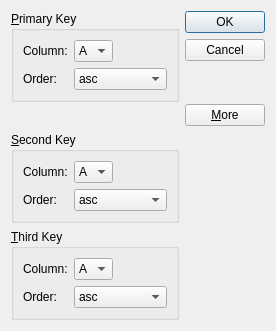
<?xml version="1.0" encoding="UTF-8"?>
<ui version="4.0">
 <class>sortDialog</class>
 <widget class="QDialog" name="sortDialog">
  <property name="geometry">
   <rect>
    <x>0</x>
    <y>0</y>
    <width>276</width>
    <height>331</height>
   </rect>
  </property>
  <property name="windowTitle">
   <string>Sort</string>
  </property>
  <layout class="QGridLayout" name="gridLayout_4">
   <item row="1" column="0">
    <spacer name="verticalSpacer_2">
     <property name="orientation">
      <enum>Qt::Vertical</enum>
     </property>
     <property name="sizeHint" stdset="0">
      <size>
       <width>20</width>
       <height>55</height>
      </size>
     </property>
    </spacer>
   </item>
   <item row="3" column="0">
    <widget class="QGroupBox" name="tertiaryGroupBox">
     <property name="title">
      <string>&amp;Third Key</string>
     </property>
     <layout class="QGridLayout" name="gridLayout_3">
      <item row="0" column="0">
       <widget class="QLabel" name="label_5">
        <property name="text">
         <string>Column:</string>
        </property>
       </widget>
      </item>
      <item row="0" column="1">
       <widget class="QComboBox" name="tertiaryColumnCombo">
        <item>
         <property name="text">
          <string>A</string>
         </property>
        </item>
        <item>
         <property name="text">
          <string>B</string>
         </property>
        </item>
        <item>
         <property name="text">
          <string>C</string>
         </property>
        </item>
        <item>
         <property name="text">
          <string>D</string>
         </property>
        </item>
       </widget>
      </item>
      <item row="0" column="2">
       <spacer name="horizontalSpacer_3">
        <property name="orientation">
         <enum>Qt::Horizontal</enum>
        </property>
        <property name="sizeHint" stdset="0">
         <size>
          <width>40</width>
          <height>20</height>
         </size>
        </property>
       </spacer>
      </item>
      <item row="1" column="0">
       <widget class="QLabel" name="label_6">
        <property name="text">
         <string>Order:</string>
        </property>
       </widget>
      </item>
      <item row="1" column="1" colspan="2">
       <widget class="QComboBox" name="comboBox_6">
        <item>
         <property name="text">
          <string>asc</string>
         </property>
        </item>
        <item>
         <property name="text">
          <string>desc</string>
         </property>
        </item>
       </widget>
      </item>
     </layout>
    </widget>
   </item>
   <item row="0" column="0">
    <widget class="QGroupBox" name="groupBox">
     <property name="title">
      <string>&amp;Primary Key</string>
     </property>
     <layout class="QGridLayout" name="gridLayout">
      <item row="0" column="0">
       <widget class="QLabel" name="label">
        <property name="text">
         <string>Column:</string>
        </property>
       </widget>
      </item>
      <item row="0" column="1">
       <widget class="QComboBox" name="primaryColumnCombo">
        <item>
         <property name="text">
          <string>A</string>
         </property>
        </item>
        <item>
         <property name="text">
          <string>B</string>
         </property>
        </item>
        <item>
         <property name="text">
          <string>C</string>
         </property>
        </item>
        <item>
         <property name="text">
          <string>D</string>
         </property>
        </item>
       </widget>
      </item>
      <item row="0" column="2">
       <spacer name="horizontalSpacer">
        <property name="orientation">
         <enum>Qt::Horizontal</enum>
        </property>
        <property name="sizeHint" stdset="0">
         <size>
          <width>65</width>
          <height>20</height>
         </size>
        </property>
       </spacer>
      </item>
      <item row="1" column="1" colspan="2">
       <widget class="QComboBox" name="comboBox_2">
        <item>
         <property name="text">
          <string>asc</string>
         </property>
        </item>
        <item>
         <property name="text">
          <string>desc</string>
         </property>
        </item>
       </widget>
      </item>
      <item row="1" column="0">
       <widget class="QLabel" name="label_2">
        <property name="text">
         <string>Order:</string>
        </property>
       </widget>
      </item>
     </layout>
    </widget>
   </item>
   <item row="2" column="0">
    <widget class="QGroupBox" name="secondaryGroupBox">
     <property name="title">
      <string>&amp;Second Key</string>
     </property>
     <layout class="QGridLayout" name="gridLayout_2">
      <item row="0" column="0">
       <widget class="QLabel" name="label_3">
        <property name="text">
         <string>Column:</string>
        </property>
       </widget>
      </item>
      <item row="0" column="1">
       <widget class="QComboBox" name="secondaryColumnCombo">
        <item>
         <property name="text">
          <string>A</string>
         </property>
        </item>
        <item>
         <property name="text">
          <string>B</string>
         </property>
        </item>
        <item>
         <property name="text">
          <string>C</string>
         </property>
        </item>
        <item>
         <property name="text">
          <string>D</string>
         </property>
        </item>
       </widget>
      </item>
      <item row="0" column="2">
       <spacer name="horizontalSpacer_2">
        <property name="orientation">
         <enum>Qt::Horizontal</enum>
        </property>
        <property name="sizeHint" stdset="0">
         <size>
          <width>40</width>
          <height>20</height>
         </size>
        </property>
       </spacer>
      </item>
      <item row="1" column="0">
       <widget class="QLabel" name="label_4">
        <property name="text">
         <string>Order:</string>
        </property>
       </widget>
      </item>
      <item row="1" column="1" colspan="2">
       <widget class="QComboBox" name="comboBox_4">
        <item>
         <property name="text">
          <string>asc</string>
         </property>
        </item>
        <item>
         <property name="text">
          <string>desc</string>
         </property>
        </item>
       </widget>
      </item>
     </layout>
    </widget>
   </item>
   <item row="0" column="1" rowspan="2">
    <layout class="QVBoxLayout" name="verticalLayout">
     <item>
      <widget class="QPushButton" name="okButton">
       <property name="text">
        <string>OK</string>
       </property>
       <property name="default">
        <bool>true</bool>
       </property>
      </widget>
     </item>
     <item>
      <widget class="QPushButton" name="cancelButton">
       <property name="text">
        <string>Cancel</string>
       </property>
      </widget>
     </item>
     <item>
      <spacer name="verticalSpacer">
       <property name="orientation">
        <enum>Qt::Vertical</enum>
       </property>
       <property name="sizeHint" stdset="0">
        <size>
         <width>20</width>
         <height>0</height>
        </size>
       </property>
      </spacer>
     </item>
     <item>
      <widget class="QPushButton" name="pushButton_3">
       <property name="text">
        <string>&amp;More</string>
       </property>
       <property name="checkable">
        <bool>true</bool>
       </property>
      </widget>
     </item>
    </layout>
   </item>
  </layout>
 </widget>
 <tabstops>
  <tabstop>primaryColumnCombo</tabstop>
  <tabstop>comboBox_2</tabstop>
  <tabstop>secondaryColumnCombo</tabstop>
  <tabstop>comboBox_4</tabstop>
  <tabstop>tertiaryColumnCombo</tabstop>
  <tabstop>comboBox_6</tabstop>
  <tabstop>okButton</tabstop>
  <tabstop>cancelButton</tabstop>
  <tabstop>pushButton_3</tabstop>
 </tabstops>
 <resources/>
 <connections>
  <connection>
   <sender>okButton</sender>
   <signal>clicked()</signal>
   <receiver>sortDialog</receiver>
   <slot>accept()</slot>
   <hints>
    <hint type="sourcelabel">
     <x>208</x>
     <y>22</y>
    </hint>
    <hint type="destinationlabel">
     <x>61</x>
     <y>111</y>
    </hint>
   </hints>
  </connection>
  <connection>
   <sender>cancelButton</sender>
   <signal>clicked()</signal>
   <receiver>sortDialog</receiver>
   <slot>reject()</slot>
   <hints>
    <hint type="sourcelabel">
     <x>221</x>
     <y>54</y>
    </hint>
    <hint type="destinationlabel">
     <x>107</x>
     <y>129</y>
    </hint>
   </hints>
  </connection>
  <connection>
   <sender>pushButton_3</sender>
   <signal>toggled(bool)</signal>
   <receiver>secondaryGroupBox</receiver>
   <slot>setVisible(bool)</slot>
   <hints>
    <hint type="sourcelabel">
     <x>211</x>
     <y>144</y>
    </hint>
    <hint type="destinationlabel">
     <x>154</x>
     <y>178</y>
    </hint>
   </hints>
  </connection>
  <connection>
   <sender>pushButton_3</sender>
   <signal>toggled(bool)</signal>
   <receiver>tertiaryGroupBox</receiver>
   <slot>setVisible(bool)</slot>
   <hints>
    <hint type="sourcelabel">
     <x>233</x>
     <y>143</y>
    </hint>
    <hint type="destinationlabel">
     <x>182</x>
     <y>275</y>
    </hint>
   </hints>
  </connection>
 </connections>
</ui>
